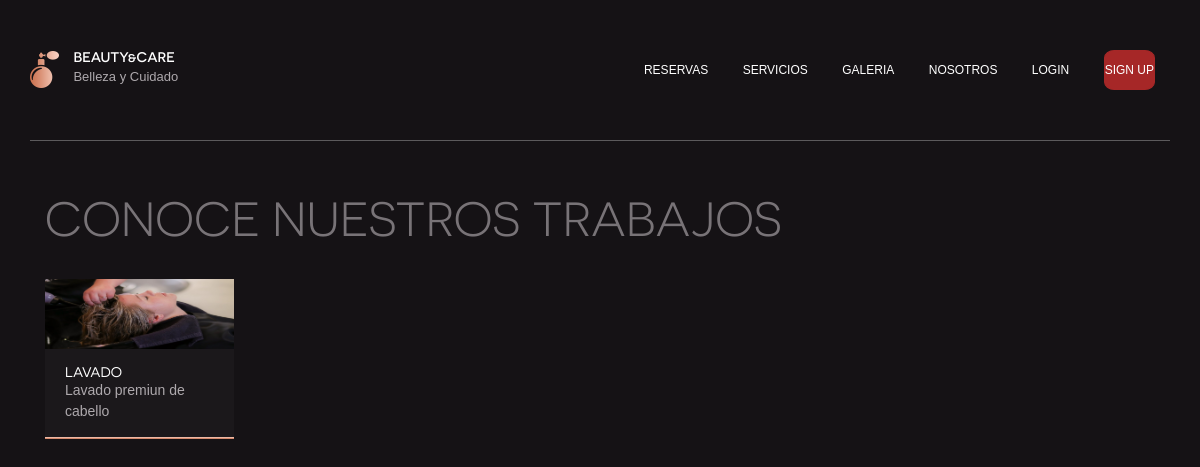
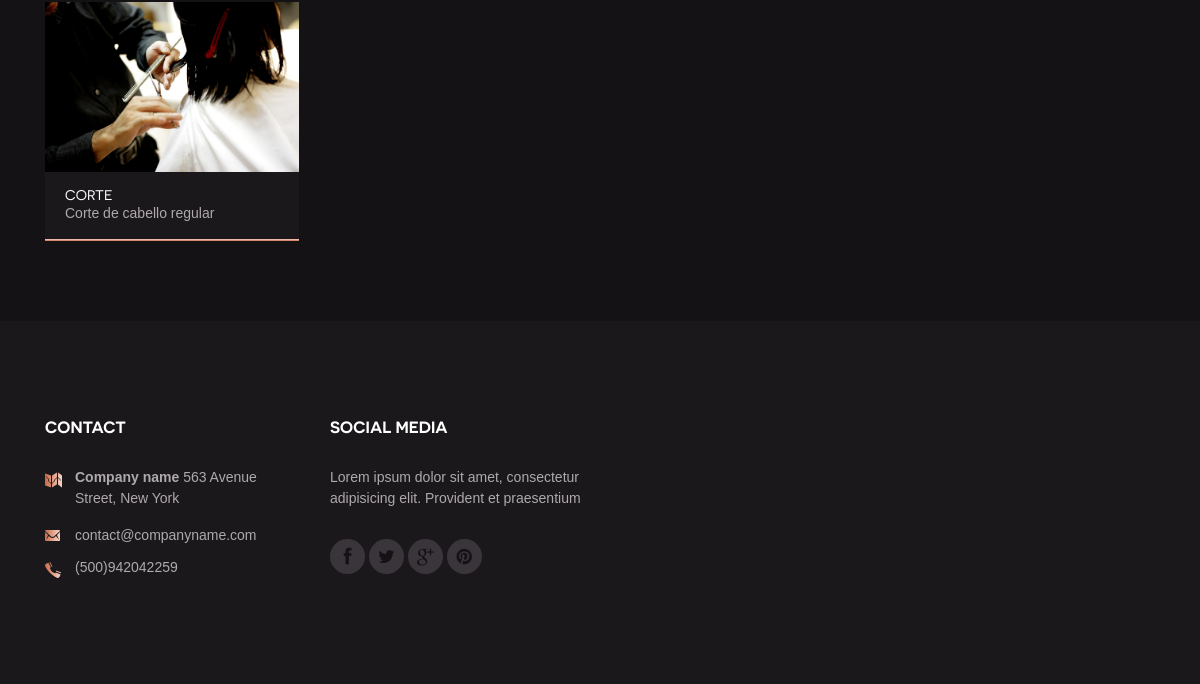
The app's page /galerias/, older data (2 pictures, top to bottom).
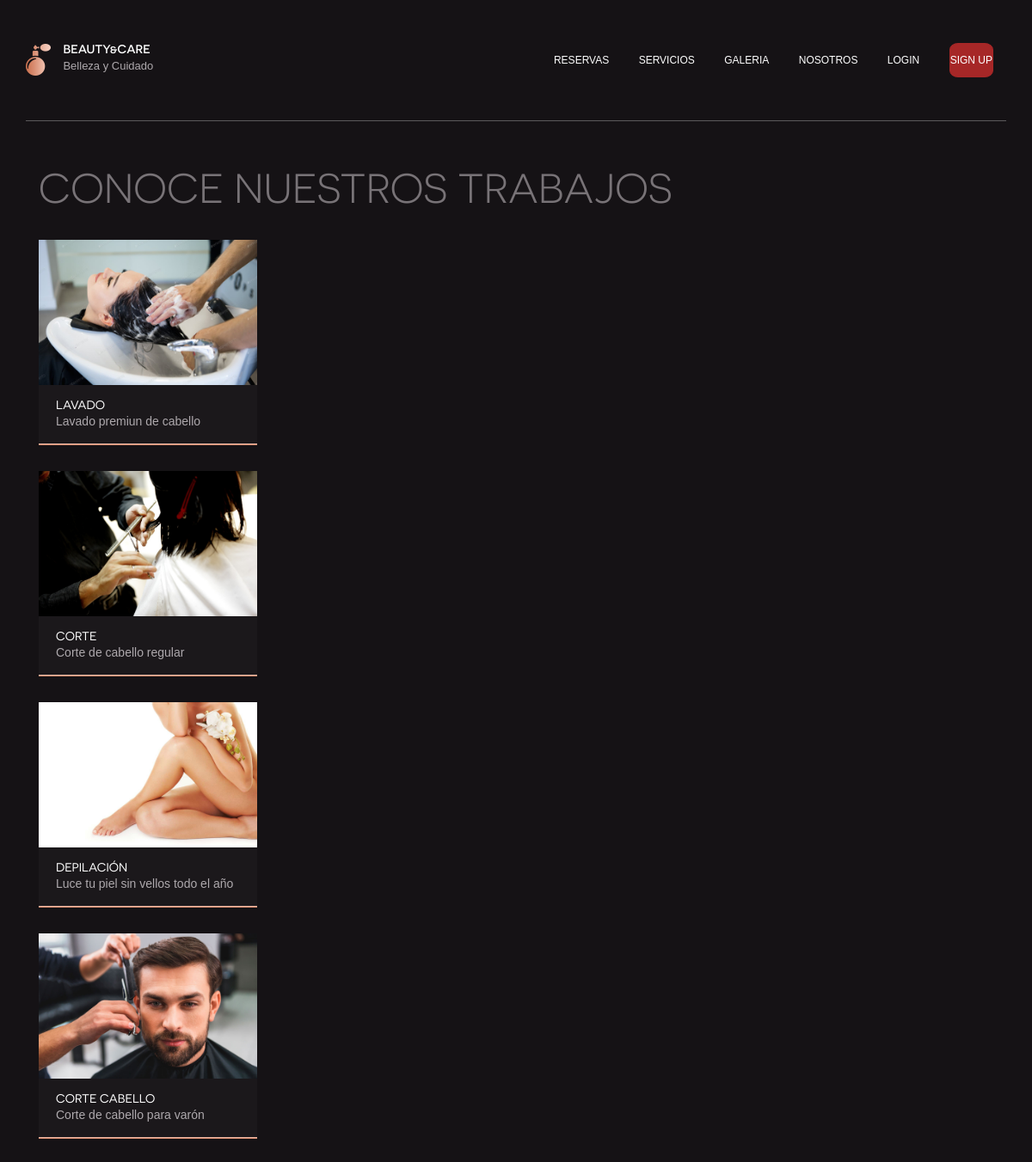
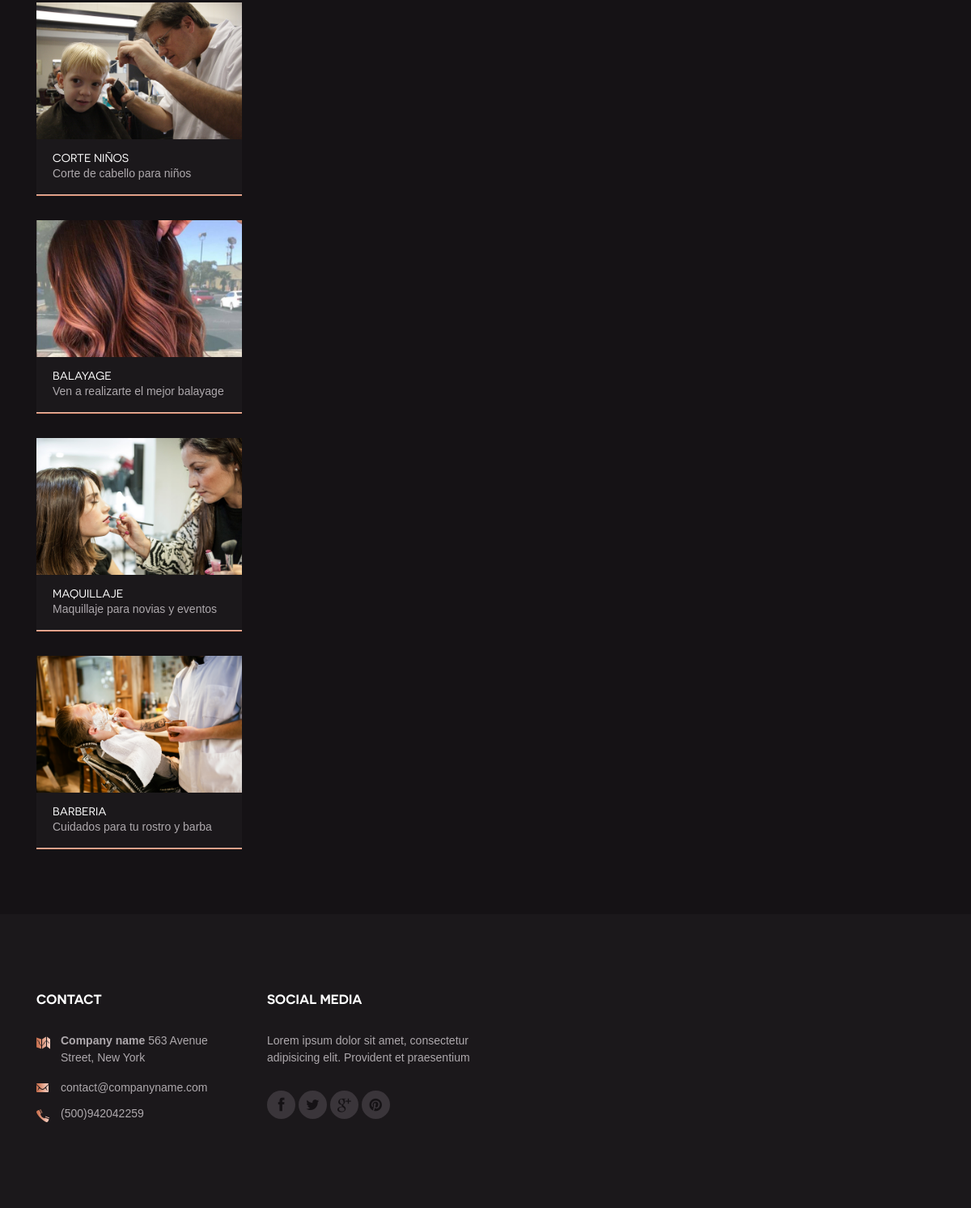
The same page, newer data (2 pictures, top to bottom).
### galerias/models.py (models this page shows, shortened)
class Galerias(models.Model):
    nombre = models.CharField(max_length=50)
    descripcion = models.TextField(max_length=50)
    imagen = models.ImageField(upload_to='galerias/')
    categoria = models.ForeignKey('Categoria' , on_delete=models.SET_NULL , null=True)
    class Meta:
        verbose_name = 'galeria'
        verbose_name_plural = 'galerias'

### galerias/views.py (the view)
# urls.py: path('',views.lista_galeria , name='lista_galeria'),
def lista_galeria(request):
    lista_galeria = Galerias.objects.all()
    categorias = Categoria.objects.all()
    context = {
        'lista_galeria' : lista_galeria ,
        'categorias' : categorias ,
    }
    return render(request , 'Galerias/galeria.html' , context)

### galerias/templates/Galerias/Galeria.html
{% extends 'base.html' %}
{% block body %}
<main class="main-content">
    <div class="page">
        <div class="container">
                <h2 class="section-title">Conoce nuestros trabajos</h2>
            <div class="row">
                {% for galeria in lista_galeria %}
                    {% if lista_galeria.category == category %}
                    <div>
                            <div class="gallery-item filterable-item">
                                    <a href="{{galeria.imagen.url}}">
                                        <figure class="featured-image">
                                            <img src="{{galeria.imagen.url}}" alt="">
                                            <figcaption>
                                                <h2 class="gallery-title">{{galeria.nombre}}</h2>
                                                <p>{{galeria.descripcion}}</p>
                                            </figcaption>
                                        </figure>
                                    </a>
                             </div>
                    </div>
                    {% endif %}
                {% endfor %}
            </div>
        </div>
    </div>
</main>
{% endblock body %}

Row changes from the older to the newer data that the page shows:
changed Galerias "LAVADO": imagen: a different picture
added Galerias: imagen (picture), nombre "DEPILACIÓN", descripcion "Luce tu piel sin vellos todo el año"
added Galerias: imagen (picture), nombre "CORTE CABELLO", descripcion "Corte de cabello para varón"
added Galerias: imagen (picture), nombre "CORTE NIÑOS", descripcion "Corte de cabello para niños"
added Galerias: imagen (picture), nombre "BALAYAGE", descripcion "Ven a realizarte el mejor balayage"
added Galerias: imagen (picture), nombre "MAQUILLAJE", descripcion "Maquillaje para novias y eventos"
added Galerias: imagen (picture), nombre "BARBERIA", descripcion "Cuidados para tu rostro y barba"
